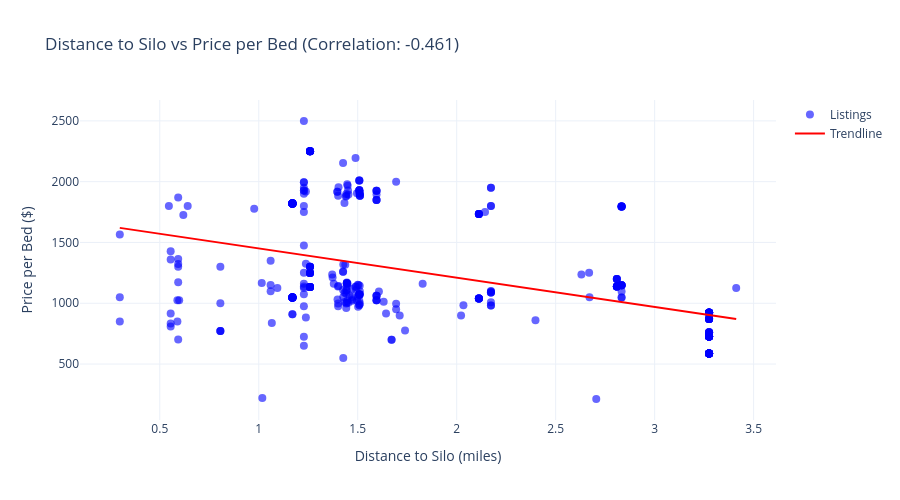

Write notebook code for a chart like this one.
### Code cell
data_silo = df[['dist_to_silo', 'price_per_bed']].dropna()

# Calculate trendline
z = np.polyfit(data_silo['dist_to_silo'], data_silo['price_per_bed'], 1)
p = np.poly1d(z)
x_trend = np.linspace(data_silo['dist_to_silo'].min(), data_silo['dist_to_silo'].max(), 100)
y_trend = p(x_trend)

# Calculate correlation
correlation = data_silo['dist_to_silo'].corr(data_silo['price_per_bed'])

fig = go.Figure()
fig.add_trace(go.Scatter(
    x=data_silo['dist_to_silo'],
    y=data_silo['price_per_bed'],
    mode='markers',
    name='Listings',
    marker=dict(size=8, color='blue', opacity=0.6)
))
fig.add_trace(go.Scatter(
    x=x_trend,
    y=y_trend,
    mode='lines',
    name='Trendline',
    line=dict(color='red', width=2)
))

fig.update_layout(
    title=f'Distance to Silo vs Price per Bed (Correlation: {correlation:.3f})',
    xaxis_title='Distance to Silo (miles)',
    yaxis_title='Price per Bed ($)',
    template='plotly_white',
    height=500
)
fig.show()

print(f"Correlation: {correlation:.3f}")
print(f"Trendline equation: y = {z[0]:.2f}x + {z[1]:.2f}")

### Figure 1 — Plotly figure (JSON) as saved in the notebook; plotly's stock layout.template omitted (floating-point values rounded to 4 significant figures; data arrays with more than 128 entries replaced by an {"elided": "..."} marker saying what was removed)
{"data": [{"marker": {"color": "blue", "opacity": 0.6, "size": 8}, "mode": "markers", "name": "Listings", "type": "scatter", "x": {"elided": "376 float values"}, "y": {"elided": "376 float values"}}, {"line": {"color": "red", "width": 2}, "mode": "lines", "name": "Trendline", "type": "scatter", "x": [0.298, 0.3295, 0.3609, 0.3924, 0.4238, 0.4553, 0.4867, 0.5182, 0.5496, 0.5811, 0.6125, 0.644, 0.6755, 0.7069, 0.7384, 0.7698, 0.8013, 0.8327, 0.8642, 0.8956, 0.9271, 0.9585, 0.99, 1.021, 1.053, 1.084, 1.116, 1.147, 1.179, 1.21, 1.242, 1.273, 1.305, 1.336, 1.367, 1.399, 1.43, 1.462, 1.493, 1.525, 1.556, 1.588, 1.619, 1.651, 1.682, 1.713, 1.745, 1.776, 1.808, 1.839, 1.871, 1.902, 1.934, 1.965, 1.997, 2.028, 2.059, 2.091, 2.122, 2.154, 2.185, 2.217, 2.248, 2.28, 2.311, 2.343, 2.374, 2.405, 2.437, 2.468, 2.5, 2.531, 2.563, 2.594, 2.626, 2.657, 2.689, 2.72, 2.751, 2.783, 2.814, 2.846, 2.877, 2.909, 2.94, 2.972, 3.003, 3.035, 3.066, 3.097, 3.129, 3.16, 3.192, 3.223, 3.255, 3.286, 3.318, 3.349, 3.381, 3.412], "y": [1620.0, 1612.0, 1605.0, 1597.0, 1590.0, 1582.0, 1575.0, 1567.0, 1559.0, 1552.0, 1544.0, 1537.0, 1529.0, 1522.0, 1514.0, 1506.0, 1499.0, 1491.0, 1484.0, 1476.0, 1469.0, 1461.0, 1453.0, 1446.0, 1438.0, 1431.0, 1423.0, 1415.0, 1408.0, 1400.0, 1393.0, 1385.0, 1378.0, 1370.0, 1362.0, 1355.0, 1347.0, 1340.0, 1332.0, 1325.0, 1317.0, 1309.0, 1302.0, 1294.0, 1287.0, 1279.0, 1272.0, 1264.0, 1256.0, 1249.0, 1241.0, 1234.0, 1226.0, 1219.0, 1211.0, 1203.0, 1196.0, 1188.0, 1181.0, 1173.0, 1166.0, 1158.0, 1150.0, 1143.0, 1135.0, 1128.0, 1120.0, 1112.0, 1105.0, 1097.0, 1090.0, 1082.0, 1075.0, 1067.0, 1059.0, 1052.0, 1044.0, 1037.0, 1029.0, 1022.0, 1014.0, 1006.0, 998.9, 991.3, 983.7, 976.1, 968.6, 961.0, 953.4, 945.8, 938.3, 930.7, 923.1, 915.5, 908.0, 900.4, 892.8, 885.2, 877.7, 870.1]}], "layout": {"height": 500, "title": {"text": "Distance to Silo vs Price per Bed (Correlation: -0.461)"}, "xaxis": {"title": {"text": "Distance to Silo (miles)"}}, "yaxis": {"title": {"text": "Price per Bed ($)"}}}}
